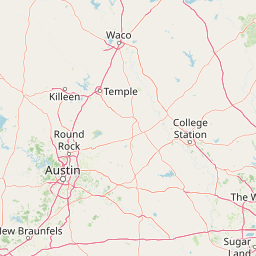
#> input picture shell/weather/tests/data/osm-7-29-52.png, 256 x 256 px
$ python wallpaper.py ../../shell/weather/tests/data/osm-7-29-52.png ../../shell/weather/tests/data/osm-7-29-52.png
#> lines starting #> are read from the running program, lines starting #| are printed output that depends on the picture
"""Converts a photo into the video plane's wallpaper (ADR-0021).

    python -I tools/shell-assets/wallpaper.py <photo.jpg> <out.yuv>

Crops the middle 3:4 (portrait) of the photo, scales it to 480 x 640 and
writes planar 4:2:0: the Y plane, then U, then V (each a quarter of Y),
BT.601 studio range with the same integer formulas as
`rp_drv_mbx_display::scanout::rgb_to_yuv`, chroma averaged over each 2 x 2
block and rounded as `blendtest` does. 460,800 bytes.

Run with `-I` (isolated): the photo is downloaded data. The output goes in
`local/`, never committed; the build falls back to a generated sky.
"""

import sys

from PIL import Image

W, H = 480, 640


def yuv(r, g, b):
    y = ((66 * r + 129 * g + 25 * b + 128) >> 8) + 16
    u = ((-38 * r - 74 * g + 112 * b + 128) >> 8) + 128
    v = ((112 * r - 94 * g - 18 * b + 128) >> 8) + 128
    return y, u, v


def main():
    src, out = sys.argv[1], sys.argv[2]
    img = Image.open(src).convert("RGB")
#> img is the input picture: PIL image 256x256 RGB; mean R, G, B 237.6, 232.1, 225.7
    w, h = img.size
#> w = 256; h = 256
    # The largest 3:4 portrait window, centred.
    if w * 4 > h * 3:
        cw, ch = h * 3 // 4, h
#> cw = 192; ch = 256
    else:
        cw, ch = w, w * 4 // 3
    left, top = (w - cw) // 2, (h - ch) // 2
#> left = 32; top = 0
    img = img.crop((left, top, left + cw, top + ch)).resize((W, H), Image.LANCZOS)
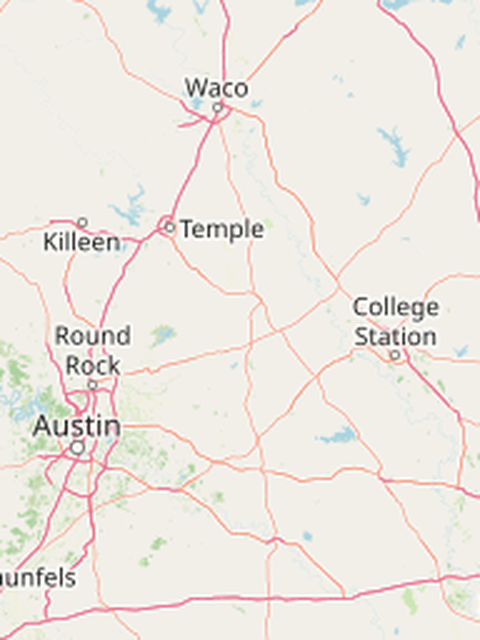
#> img: PIL image 480x640 RGB; mean R, G, B 237.9, 232, 225.9
    px = img.load()
    ys = bytearray(W * H)
    us = bytearray(W * H // 4)
    vs = bytearray(W * H // 4)
    for y in range(0, H, 2):
        for x in range(0, W, 2):
            su, sv = 2, 2  # round to nearest, as blendtest
            for dx, dy in ((0, 0), (1, 0), (0, 1), (1, 1)):
                l, cu, cv = yuv(*px[x + dx, y + dy])
                ys[(y + dy) * W + x + dx] = l
                su += cu
                sv += cv
            us[y // 2 * (W // 2) + x // 2] = su // 4
            vs[y // 2 * (W // 2) + x // 2] = sv // 4
    with open(out, "wb") as f:
        f.write(ys + us + vs)
    print(f"{out}: {len(ys) + len(us) + len(vs)} bytes (crop {cw}x{ch} at {left},{top})")


if __name__ == "__main__":
#> (the run stopped early here; a loop or call above may not have finished)
